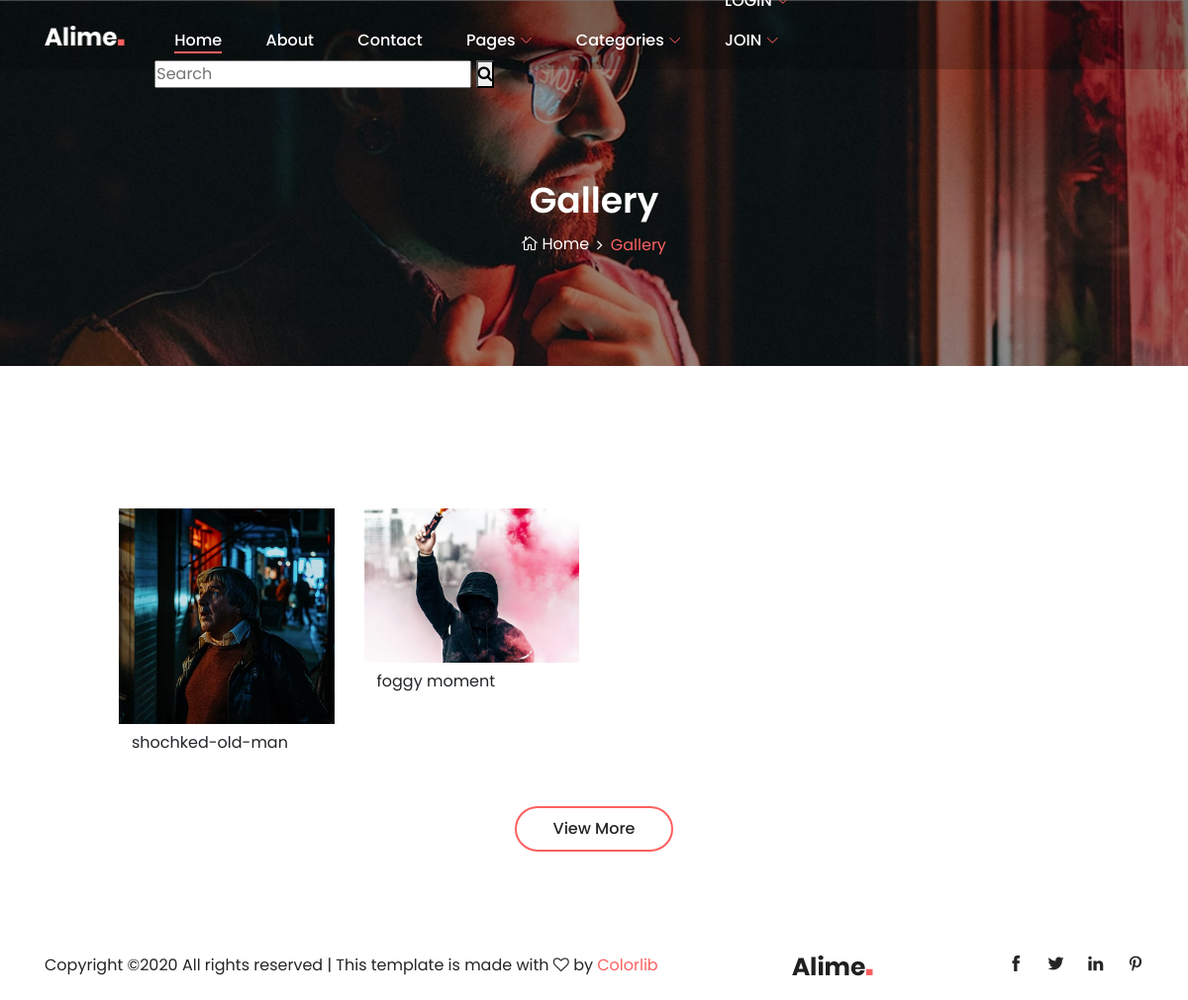
The app's page /category/10/Human/, older data.
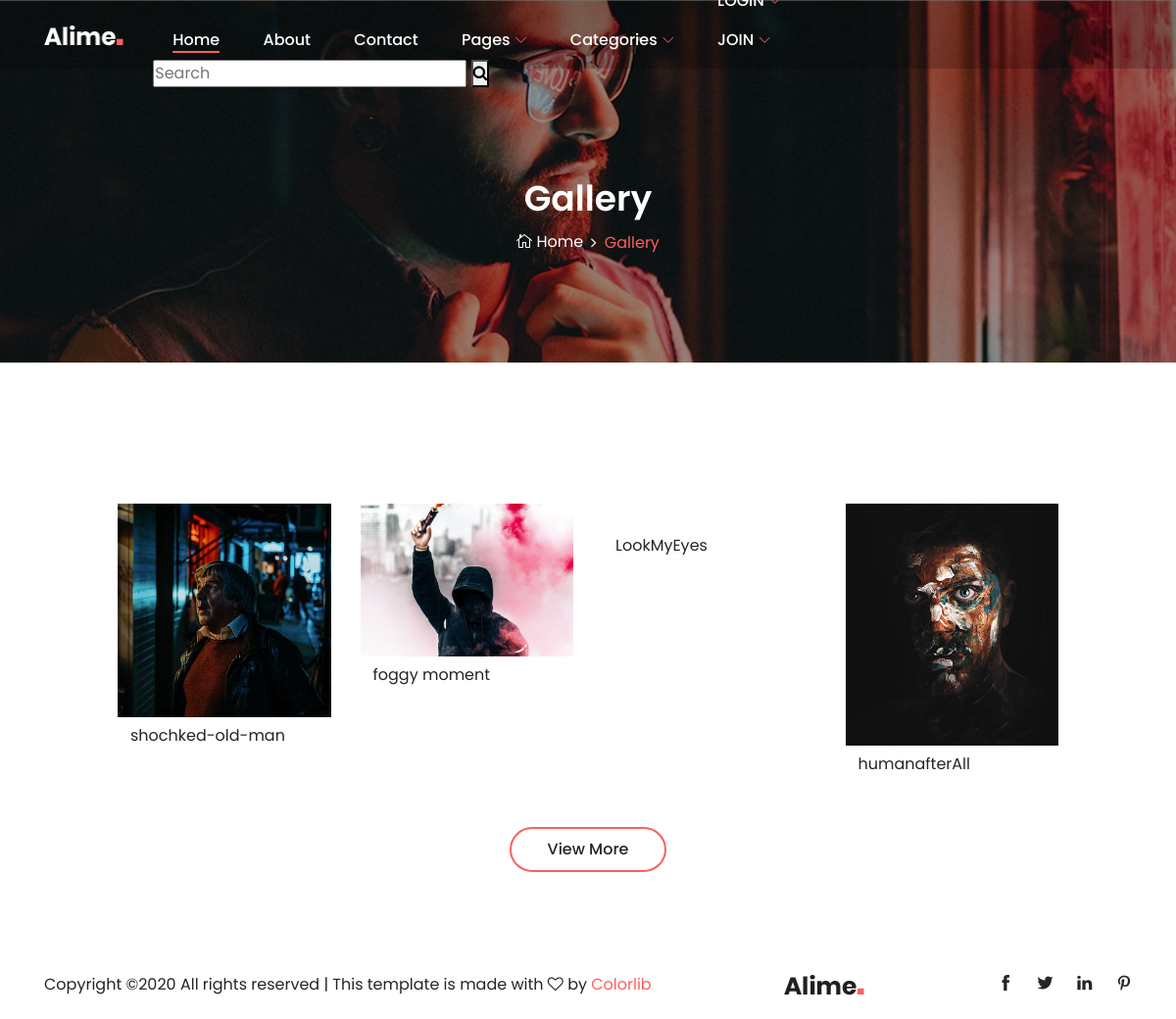
The same page, newer data.
### post/models.py (models this page shows, shortened)
class Post(models.Model):
    STATUS = (
        ('True', 'Evet'),
        ('False', 'Hayır'),
    )
    category = models.ForeignKey(Category, on_delete=models.CASCADE)
    title = models.CharField(max_length=150)
    keyword = models.CharField(max_length=255)
    description = models.CharField(max_length=255)
    image = models.ImageField(blank=True, upload_to="images/")
    detail = RichTextUploadingField()
    status = models.CharField(max_length=10, choices=STATUS)
    create_at = models.DateTimeField(auto_now_add=True)
    update_at = models.DateTimeField(auto_now=True)
    slug = models.SlugField(null=False, unique=True)
    user = models.ForeignKey(User, on_delete=models.SET_NULL, null=True)
    def image_tag(self):
        if self.image:
            return mark_safe('<img src="%s" height="50"/>'%self.image.url)
        else:
            return 'No Image Found'
    image_tag.short_description = 'Image'

### home/views.py (the view)
# urls.py: path('category/<int:id>/<slug:slug>/', views.category_posts, name='category_posts'),
def category_posts(request, id, slug):
    posts = Post.objects.filter(category_id=id)
    categorydata = Category.objects.get(pk=id)
    category = Category.objects.all()
    context = {'posts': posts, 'category': category,
               'categorydata': categorydata}
    return render(request, 'posts.html', context)

### home/templates/posts.html (shortened to what this page needs)
{% extends "homebase.html"%}
{% block head %} <link rel='shortcut icon' type='image/x-icon' href='{{ setting.icon.url }}' />
<link rel="stylesheet" href="https://ajax.googleapis.com/ajax/libs/jqueryui/1.11.4/themes/smoothness/jquery-ui.css">
{% endblock %}
{% load static %}
{% block content %}
    <section class="breadcrumb-area bg-img bg-overlay jarallax" style="background-image: url({% static 'img/bg-img/38.jpg'%});">
        <div class="container h-100">
            <div class="row h-100 align-items-center">
                <div class="col-12">
                    <div class="breadcrumb-content text-center">
                        <h2 class="page-title">Gallery</h2>
                        <nav aria-label="breadcrumb">
                            <ol class="breadcrumb justify-content-center">
                                <li class="breadcrumb-item"><a href="index.html"><i class="icon_house_alt"></i> Home</a></li>
                                <li class="breadcrumb-item active" aria-current="page">Gallery</li>
                            </ol>
                        </nav>
                    </div>
                </div>
            </div>
        </div>
    </section>
     {% load mptt_tags %}
    <div class="alime-portfolio-area section-padding-80 clearfix">
        <div class="container-fluid">
            <div class="row">
                <div class="col-12">
                    <div class="alime-projects-menu wow fadeInUp" data-wow-delay="100ms">
                        <div class="portfolio-menu text-center">
                        </div>
                    </div>
                </div>
            </div>
            <div class="row alime-portfolio">
                {% for rs in posts %}
                <div class="col-12 col-sm-6 col-lg-3 single_gallery_item country mb-30 wow fadeInUp" data-wow-delay="500ms">
                    <div class="single-portfolio-content">
                        <img src="{{ rs.image.url }}" style=""alt="">
                    </div>
                    <a href="/post/{{ rs.id }}/{{ rs.slug }}" class="btn post-catagory">{{ rs.title}}</a>
                </div>
                {% endfor %}
            </div>
            <div class="row">
                <div class="col-12 text-center wow fadeInUp" data-wow-delay="800ms">
                    <a href="#" class="btn alime-btn btn-2 mt-15">View More</a>
                </div>
            </div>
        </div>
    </div>
{% endblock %}

Row changes from the older to the newer data that the page shows:
added Post: title "LookMyEyes"
added Post: image (picture), title "humanafterAll"
